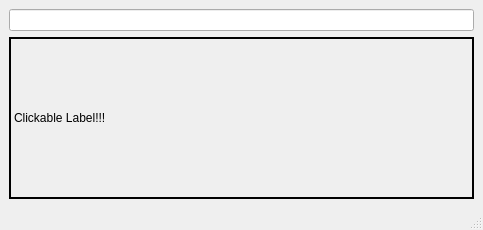
<?xml version="1.0" encoding="UTF-8"?>
<ui version="4.0">
 <class>MainWindow</class>
 <widget class="QMainWindow" name="MainWindow">
  <property name="geometry">
   <rect>
    <x>0</x>
    <y>0</y>
    <width>483</width>
    <height>230</height>
   </rect>
  </property>
  <property name="windowTitle">
   <string>MainWindow</string>
  </property>
  <widget class="QWidget" name="centralwidget">
   <layout class="QGridLayout" name="gridLayout">
    <item row="1" column="0">
     <widget class="QLabel" name="label">
      <property name="styleSheet">
       <string notr="true">border: 2px solid black;</string>
      </property>
      <property name="text">
       <string>Clickable Label!!!</string>
      </property>
     </widget>
    </item>
    <item row="0" column="0">
     <widget class="QLineEdit" name="lineEdit"/>
    </item>
   </layout>
  </widget>
  <widget class="QMenuBar" name="menubar">
   <property name="geometry">
    <rect>
     <x>0</x>
     <y>0</y>
     <width>483</width>
     <height>19</height>
    </rect>
   </property>
  </widget>
  <widget class="QStatusBar" name="statusbar"/>
 </widget>
 <resources/>
 <connections/>
</ui>
